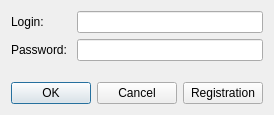
<?xml version="1.0" encoding="UTF-8"?>
<ui version="4.0">
 <class>LoginForm</class>
 <widget class="QWidget" name="LoginForm">
  <property name="geometry">
   <rect>
    <x>0</x>
    <y>0</y>
    <width>272</width>
    <height>115</height>
   </rect>
  </property>
  <property name="windowTitle">
   <string>Login to chat</string>
  </property>
  <layout class="QVBoxLayout" name="verticalLayout">
   <item>
    <layout class="QFormLayout" name="formLayout">
     <item row="0" column="0">
      <widget class="QLabel" name="label">
       <property name="text">
        <string>Login: </string>
       </property>
      </widget>
     </item>
     <item row="1" column="0">
      <widget class="QLabel" name="label_2">
       <property name="text">
        <string>Password: </string>
       </property>
      </widget>
     </item>
     <item row="0" column="1">
      <widget class="QLineEdit" name="loginEdit"/>
     </item>
     <item row="1" column="1">
      <widget class="QLineEdit" name="passwordEdit">
       <property name="echoMode">
        <enum>QLineEdit::Password</enum>
       </property>
      </widget>
     </item>
    </layout>
   </item>
   <item>
    <spacer name="verticalSpacer">
     <property name="orientation">
      <enum>Qt::Vertical</enum>
     </property>
     <property name="sizeHint" stdset="0">
      <size>
       <width>20</width>
       <height>40</height>
      </size>
     </property>
    </spacer>
   </item>
   <item>
    <layout class="QHBoxLayout" name="horizontalLayout" stretch="1,0">
     <item>
      <widget class="QDialogButtonBox" name="buttonBox">
       <property name="standardButtons">
        <set>QDialogButtonBox::Cancel|QDialogButtonBox::Ok</set>
       </property>
      </widget>
     </item>
     <item>
      <widget class="QPushButton" name="registrationPushButton">
       <property name="text">
        <string>Registration</string>
       </property>
      </widget>
     </item>
    </layout>
   </item>
  </layout>
 </widget>
 <resources/>
 <connections/>
</ui>
